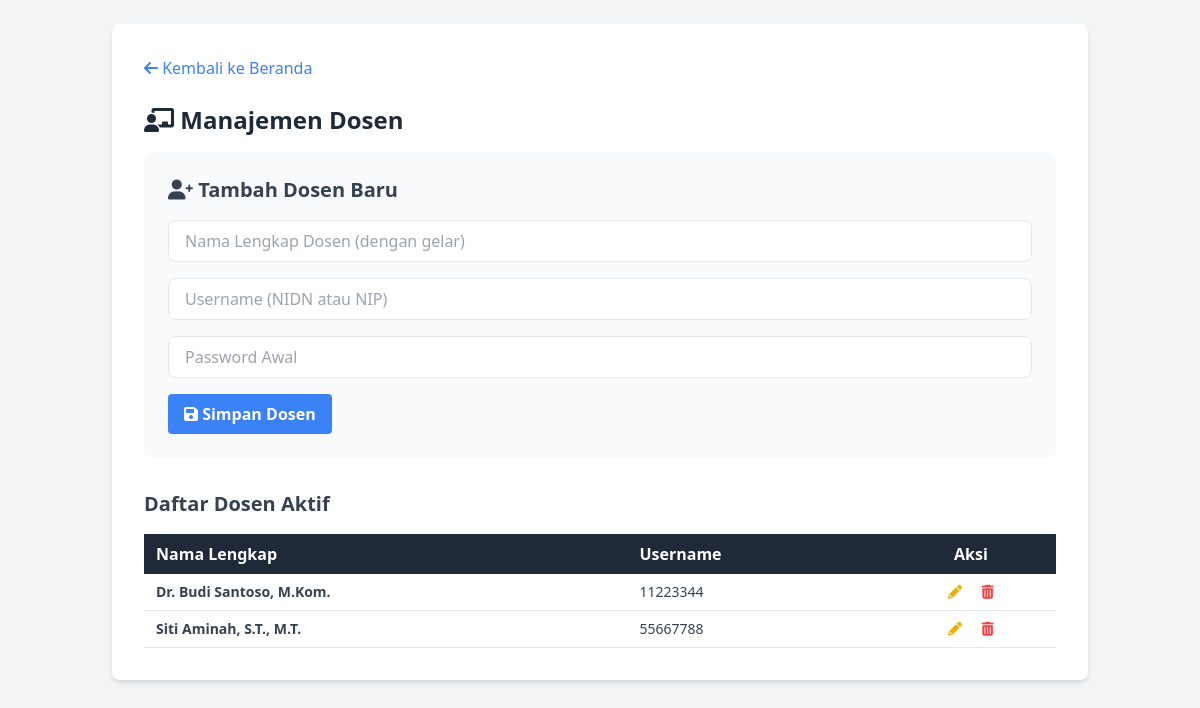
The app's page /manajemen_dosen.php (signed in) with its own data.
### tables this page shows
CREATE TABLE `users` (
  `id` int(11) NOT NULL,
  `username` varchar(50) NOT NULL,
  `password` varchar(255) NOT NULL,
  `nama_lengkap` varchar(100) DEFAULT NULL,
  `role` enum('admin','mahasiswa','dosen') DEFAULT 'mahasiswa'
);

### manajemen_dosen.php (the view, shortened to what this page needs)
<?php
require 'app/config/db.php';
$daftar_dosen = $conn->query("SELECT * FROM users WHERE role = 'dosen' ORDER BY nama_lengkap ASC");
?>
<!DOCTYPE html>
<html lang="id">
<head>
    <script src="https://cdn.tailwindcss.com"></script>
    <link rel="stylesheet" href="https://cdnjs.cloudflare.com/ajax/libs/font-awesome/6.0.0-beta3/css/all.min.css">
</head>
<body class="bg-gray-100">
    <div class="container mx-auto p-6">
        <div class="bg-white p-8 rounded-lg shadow-md">
            <a href="index.php" class="text-blue-500 hover:underline mb-6 inline-block"><i class="fas fa-arrow-left"></i> Kembali ke Beranda</a>
            <h2 class="text-2xl font-bold text-gray-800 mb-4"><i class="fas fa-chalkboard-teacher"></i> Manajemen Dosen</h2>
            <div class="bg-gray-50 p-6 rounded-lg mb-8">
                <h3 class="text-xl font-bold text-gray-700 mb-4"><i class="fas fa-user-plus"></i> Tambah Dosen Baru</h3>
                <form method="post" action="app/controllers/user_crud.php" class="space-y-4">
                    <input class="w-full px-4 py-2 border rounded-lg" type="text" name="nama_lengkap" placeholder="Nama Lengkap Dosen (dengan gelar)" required>
                    <input class="w-full px-4 py-2 border rounded-lg" type="text" name="username" placeholder="Username (NIDN atau NIP)" required>
                    <input class="w-full px-4 py-2 border rounded-lg" type="password" name="password" placeholder="Password Awal" required>
                    <button type="submit" name="simpan_dosen" class="bg-blue-500 hover:bg-blue-700 text-white font-bold py-2 px-4 rounded">
                        <i class="fas fa-save"></i> Simpan Dosen
                    </button>
                </form>
            </div>
            <h3 class="text-xl font-bold text-gray-700 mb-4">Daftar Dosen Aktif</h3>
            <div class="overflow-x-auto">
                <table class="min-w-full bg-white">
                    <thead class="bg-gray-800 text-white">
                        <tr>
                            <th class="py-2 px-3 text-left">Nama Lengkap</th>
                            <th class="py-2 px-3 text-left">Username</th>
                            <th class="py-2 px-3 text-center">Aksi</th>
                        </tr>
                    </thead>
                    <tbody class="text-gray-700 text-sm">
                        <?php while ($dosen = $daftar_dosen->fetch_assoc()): ?>
                        <tr class="border-b hover:bg-gray-100">
                            <td class="py-2 px-3 font-semibold"><?= htmlspecialchars($dosen['nama_lengkap']) ?></td>
                            <td class="py-2 px-3"><?= htmlspecialchars($dosen['username']) ?></td>
                            <td class="py-2 px-3 text-center space-x-4">
                                <a class="text-yellow-500 hover:text-yellow-700" href='edit_dosen.php?id=<?= $dosen['id'] ?>' title="Edit">
                                    <i class="fas fa-pencil-alt"></i>
                                </a>
                                <a class="text-red-500 hover:text-red-700" href='app/controllers/user_crud.php?hapus_dosen=<?= $dosen['id'] ?>' onclick="return confirm('Yakin hapus data dosen ini?')" title="Hapus">
                                    <i class="fas fa-trash-alt"></i>
                                </a>
                            </td>
                        </tr>
                        <?php endwhile; ?>
                    </tbody>
                </table>
            </div>
        </div>
    </div>
</body>
</html>

### records on screen
users: nama_lengkap "Dr. Budi Santoso, M.Kom.", username "11223344"
users: nama_lengkap "Siti Aminah, S.T., M.T.", username "55667788"
